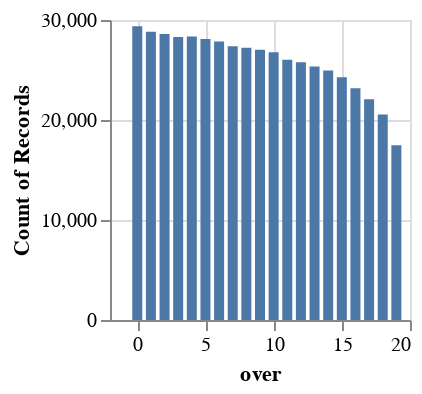

This figure's notebook cell:
### Markdown cell above
### 1.3 Data Visualization Modules

This module contains functions for repetitive visualizations that may be used with cricket data.

#### 1.3.1 Visualizing Distribution of variables

The function `vis_bar` created altair charts to visualize the distribution of variables in the dataframe. The desired `width` and `height` of the plot can be specified. A few examples are highlighted below. The argument `:N` can be added to the column to specify a categorical variable.

### Code cell
over = vis_bar(X_train, "over", 150, 150)
over

### Figure 1 — Vega specification as saved in the notebook (floating-point values rounded to 4 significant figures)
{"$schema": "https://vega.github.io/schema/vega/v5.json", "data": [{"name": "source_0", "values": [{"__count": 28595, "over": 2}, {"__count": 28311, "over": 3}, {"__count": 29363, "over": 0}, {"__count": 27034, "over": 9}, {"__count": 23167, "over": 16}, {"__count": 28110, "over": 5}, {"__count": 24950, "over": 14}, {"__count": 26765, "over": 10}, {"__count": 22066, "over": 17}, {"__count": 25339, "over": 13}, {"__count": 27234, "over": 8}, {"__count": 27382, "over": 7}, {"__count": 26034, "over": 11}, {"__count": 25780, "over": 12}, {"__count": 27841, "over": 6}, {"__count": 20548, "over": 18}, {"__count": 17476, "over": 19}, {"__count": 28348, "over": 4}, {"__count": 24281, "over": 15}, {"__count": 28831, "over": 1}]}, {"name": "source_0_x_domain_over", "values": [{"min": 0, "max": 19}]}, {"name": "source_0_y_domain___count", "values": [{"min": 17476, "max": 29363}]}], "marks": [{"type": "rect", "name": "marks", "from": {"data": "source_0"}, "encode": {"update": {"width": {"value": 5}, "y": {"field": "__count", "scale": "y"}, "fill": {"value": "#4c78a8"}, "xc": {"field": "over", "scale": "x"}, "y2": {"value": 0, "scale": "y"}}}, "style": ["bar"]}], "scales": [{"name": "x", "type": "linear", "domain": [{"signal": "(data(\"source_0_x_domain_over\")[0] || {}).min"}, {"signal": "(data(\"source_0_x_domain_over\")[0] || {}).max"}], "range": [0, {"signal": "width"}], "nice": true, "zero": false, "padding": 5}, {"name": "y", "type": "linear", "domain": [{"signal": "(data(\"source_0_y_domain___count\")[0] || {}).min"}, {"signal": "(data(\"source_0_y_domain___count\")[0] || {}).max"}], "range": [{"signal": "height"}, 0], "nice": true, "zero": true}], "axes": [{"scale": "x", "minExtent": 0, "tickCount": {"signal": "ceil(width/40)"}, "orient": "bottom", "ticks": false, "zindex": 0, "maxExtent": 0, "gridScale": "y", "labels": false, "domain": false, "aria": false, "grid": true}, {"scale": "y", "tickCount": {"signal": "ceil(height/40)"}, "ticks": false, "maxExtent": 0, "zindex": 0, "gridScale": "x", "grid": true, "orient": "left", "minExtent": 0, "labels": false, "domain": false, "aria": false}, {"scale": "x", "labelOverlap": true, "tickCount": {"signal": "ceil(width/40)"}, "grid": false, "orient": "bottom", "zindex": 0, "title": "over", "labelFlush": true}, {"scale": "y", "labelOverlap": true, "zindex": 0, "grid": false, "orient": "left", "tickCount": {"signal": "ceil(height/40)"}, "title": "Count of Records"}], "background": "white", "height": 150, "style": "cell", "width": 150, "padding": 5}
